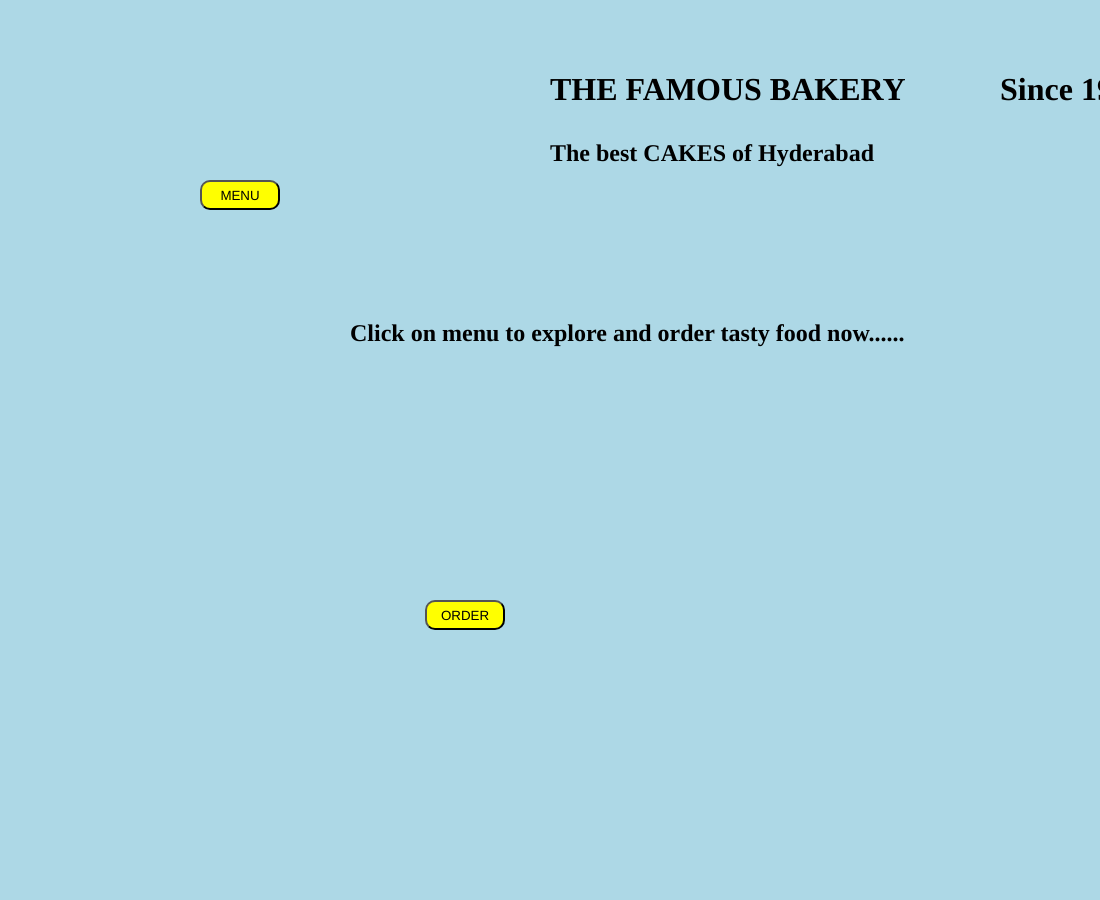
Frame 1 (no input)
Frame 60 (no input): identical to frame 1, image omitted
Frame 120 (the mouse pressed at the canvas centre since frame 60): identical to frame 1, image omitted

The p5.js sketch that drew this single still picture (run headless with seeded random() and noise() and a simulated clock; from frame 60 on, the mouse is pressed at the canvas centre):

// p5.js sketch
// ── sketch.js
  var title,t1,t2,t3;
  var obj1,obj2,obj3,obj4,obj5 , obj6;
  var cb1 = 0 , cb2 = 0 , cb3 = 0, cb4 = 0,cb5 = 0,cb6 = 0;
  var b1, b1,b3,b4;
  var h1, h2 ,h3;
  var i1, i2,i3,i4,i5,i6;
  var l1, l2, l3 ,l4,l5,l6;
var array = [];



function setup() {
  createCanvas(window.innerWidth - 100 , window.innerHeight - 100);
  title = createElement("h1");
  title.html("THE FAMOUS BAKERY")
  title.position( 550 , 50);  


  t1 = createElement("h1");
  t1.html("Since 1992")
  t1.position( 1000, 50);

  t2 = createElement("h2");
  t2.html("The best CAKES of Hyderabad");
  t2.position( 550, 120);

  t3 = createElement("h2");
  t3.html("Click on menu to explore and order tasty food now......")
  t3.position( 350, 300);
  
  h1= createButton();
  h1.html("MENU");
  h1.style( "backgroundColor" , "yellow");
  h1.style( "borderRadius", "10px");
  h1.style("width", "80px");
  h1.style("height", "30px");
  h1.position( 200,180);

  h2= createButton();
  h2.html("ORDER");
  h2.style( "backgroundColor" , "yellow");
  h2.style( "borderRadius", "10px");
  h2.style("width", "80px");
  h2.style("height", "30px");
  h2.position( 425,600);

  
  
   
  
  
  h1.mousePressed(function(){
    t3.hide();
    obj1 = createElement("h2");
  obj1.html("Samosa  :  rs 20")
  obj1.position( 300, 250);  
  cb1 =createCheckbox();
  cb1.position(275,275);
   
  obj2 = createElement("h2");
  obj2.html("Veg Puff:  rs 30")
  obj2.position( 300,300 );  
  cb2 =createCheckbox();
  cb2.position(275,325);
  
  obj3 = createElement("h2");
  obj3.html("Cake :  rs 300")
  obj3.position( 300,350 ); 
  cb3 =createCheckbox();
  cb3.position(275,375); 

  obj4 = createElement("h2");
  obj4.html("Ice cream (single scoop):  rs 60" );
  obj4.position( 300,400 );  
  cb4 =createCheckbox();
  cb4.position(275,425); 
 
  obj5 = createElement("h2");
  obj5.html("Indian spicy pizza (6pieces):  rs 100")
  obj5.position( 300,450 ); 
  cb5 =createCheckbox();
  cb5.position(275,475);  
  
  
  obj6 = createElement("h2");
  obj6.html("Pani puri(8 per plate):  rs 20" );
  obj6.position( 300,500 );
  cb6 =createCheckbox();
  cb6.position(275,525); 

  })



  h2.mousePressed(function(){
    obj1.hide();
    obj2.hide();
    obj3.hide();
    obj4.hide();
    obj5.hide();
    obj6.hide();
    cb1.hide();
    cb2.hide()
    cb3.hide()
    cb4.hide()
    cb5.hide()
    cb6.hide()

    order();
  })


 // h3.mousePressed(alert("Do you want to place the order??"));
  //h4.mousePressed(alert("Do you really want to cancel the order?? yout cart will be cleared.."));
 

}

function draw() {
 background("lightblue");
 
   

}

function order(){

  i1 = createInput();
  i1.style("textAlign", "center");
  i1.style("width", "300px");
  i1.style("height", "20px");
  i1.position(450,270);
  l1 = createElement("h2");
  l1.html("Name  : " )
  l1.position( 300, 250);
    
  i2 = createInput();
  i2.style("textAlign", "center");
  i2.style("width", "300px");
  i2.style("height", "20px");
  i2.position(450,310);
  l2 = createElement("h2");
  l2.html("Mobile.No  : " )
  l2.position( 300, 290);  

  i3 = createInput();
  i3.style("textAlign", "center");
  i3.style("width", "300px");
  i3.style("height", "20px");
  i3.position(450,350);
  l3 = createElement("h2");
  l3.html("Address  : " )
  l3.position( 300,330 ); 

  i4 = createInput();
  i4.style("textAlign", "center");
  i4.style("width", "300px");
  i4.style("height", "20px");
  i4.position(450,390);
  l4 = createElement("h2");
  l4.html("Pincode  : " )
  l4.position( 300, 370); 

  i5 = createInput();
  i5.style("textAlign", "center");
  i5.style("width", "300px");
  i5.style("height", "20px");
  i5.position(450,430);
  l5 = createElement("h2");
  l5.html("Time of del. :"  )
  l5.position( 300, 410);  

  i6 = createInput();
  i6.style("textAlign", "center");
  i6.style("width", "300px");
  i6.style("height", "20px");
  i6.position(450,470);
  l6 = createElement("h2");
  l6.html("Pay Mode  : ")
  l6.position( 300, 450);  


  h3= createButton();
  h3.html("PLACE ORDER");
  h3.style( "backgroundColor" , "yellow");
  h3.style( "borderRadius", "10px");
  h3.style("width", "80px");
  h3.style("height", "50px");
  h3.position( 600,530);

  h4= createButton();
  h4.html("CANCEL ORDER");
  h4.style( "backgroundColor" , "yellow");
  h4.style( "borderRadius", "10px");
  h4.style("width", "80px");
  h4.style("height", "50px");
  h4.position( 400,530);
}

function xyz(){
 if(this.checked()){
   this.value = 10;
 } else{
  this.value = 0;
 }
   
}
